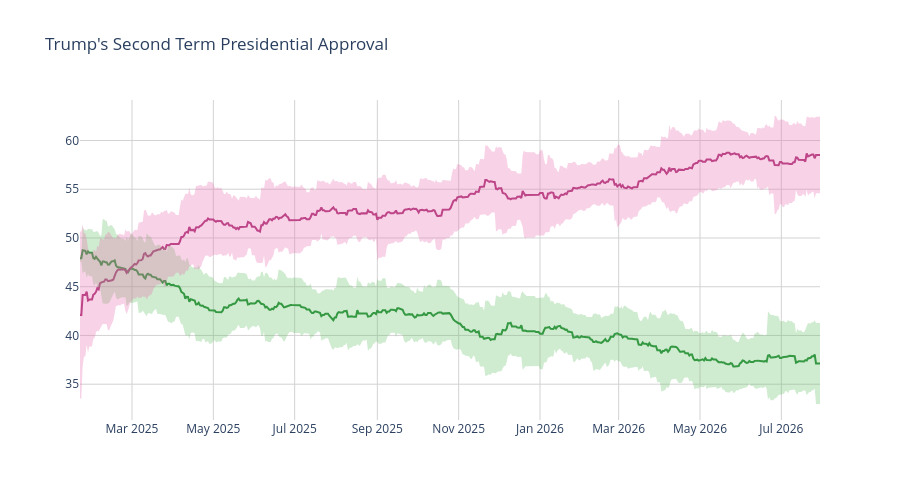

This figure's notebook cell:
### Code cell
disappr_ci_hex = "#e86eaf"
appr_ci_hex = "#60be65"
disappr_ci_rgba = "rgba(232, 110, 175, 0.3)"
appr_ci_rgba = "rgba(96, 190, 101, 0.3)"
grid_col = "#d4d2d2"


# Approve
fig = go.Figure(go.Scatter(
    x=pres['end_date'],
    y=pres['approve'],
    hovertemplate="%{y:.2f}%",
    name="<b>Approve</b>",
    line=dict(color="#228833"),
    showlegend=False
))

# Disapprove
fig.add_trace(go.Scatter(
    x=pres['end_date'],
    y=pres['disapprove'],
    hovertemplate="%{y:.2f}%",
    name="<b>Disapprove</b>",
    line=dict(color="#aa3377"),
    showlegend=False
    )
)

# Approve CI
fig.add_traces([

    # Upper bound
    go.Scatter(
        x=pres['end_date'],
        y=pres['approve_upper_ci'],
        marker=dict(color=appr_ci_hex),
        line=dict(width=0),
        mode='lines',
        showlegend=False,
        hoverinfo="skip"
    ),

    # Lower bound
    go.Scatter(
        x=pres['end_date'],
        y=pres['approve_lower_ci'],
        marker=dict(color=appr_ci_hex),
        line=dict(width=0),
        mode='lines',
        fillcolor=appr_ci_rgba,
        fill="tonexty",
        showlegend=False,
        hoverinfo="skip"
    )
])

# Disapprove CI
fig.add_traces([

    # Upper bound
    go.Scatter(
        x=pres['end_date'],
        y=pres['disapprove_upper_ci'],
        marker=dict(color=disappr_ci_hex),
        line=dict(width=0),
        mode='lines',
        showlegend=False,
        hoverinfo="skip"
    ),

    # Lower bound
    go.Scatter(
        x=pres['end_date'],
        y=pres['disapprove_lower_ci'],
        marker=dict(color=disappr_ci_hex),
        line=dict(width=0),
        mode='lines',
        fillcolor=disappr_ci_rgba,
        fill="tonexty",
        showlegend=False,
        hoverinfo="skip"
    )
])

fig.update_layout(
    title=dict(text="Trump's Second Term Presidential Approval"),
    hovermode="x"
)

fig.update_xaxes(gridcolor=grid_col)
fig.update_yaxes(gridcolor=grid_col)

fig.update_layout(hovermode="x", hoverlabel_align="right", plot_bgcolor="rgba(0, 0, 0, 0)", height=500)
fig.show()

### Figure 1 — Plotly figure (JSON) as saved in the notebook; plotly's stock layout.template omitted (floating-point values rounded to 4 significant figures; data arrays with more than 128 entries replaced by an {"elided": "..."} marker saying what was removed)
{"data": [{"hovertemplate": "%{y:.2f}%", "line": {"color": "#228833"}, "name": "<b>Approve</b>", "showlegend": false, "type": "scatter", "x": {"elided": "556 str values"}, "y": {"elided": "556 float values"}}, {"hovertemplate": "%{y:.2f}%", "line": {"color": "#aa3377"}, "name": "<b>Disapprove</b>", "showlegend": false, "type": "scatter", "x": {"elided": "556 str values"}, "y": {"elided": "556 float values"}}, {"hoverinfo": "skip", "line": {"width": 0}, "marker": {"color": "#60be65"}, "mode": "lines", "showlegend": false, "type": "scatter", "x": {"elided": "556 str values"}, "y": {"elided": "556 float values"}}, {"fill": "tonexty", "fillcolor": "rgba(96, 190, 101, 0.3)", "hoverinfo": "skip", "line": {"width": 0}, "marker": {"color": "#60be65"}, "mode": "lines", "showlegend": false, "type": "scatter", "x": {"elided": "556 str values"}, "y": {"elided": "556 float values"}}, {"hoverinfo": "skip", "line": {"width": 0}, "marker": {"color": "#e86eaf"}, "mode": "lines", "showlegend": false, "type": "scatter", "x": {"elided": "556 str values"}, "y": {"elided": "556 float values"}}, {"fill": "tonexty", "fillcolor": "rgba(232, 110, 175, 0.3)", "hoverinfo": "skip", "line": {"width": 0}, "marker": {"color": "#e86eaf"}, "mode": "lines", "showlegend": false, "type": "scatter", "x": {"elided": "556 str values"}, "y": {"elided": "556 float values"}}], "layout": {"height": 500, "hoverlabel": {"align": "right"}, "hovermode": "x", "plot_bgcolor": "rgba(0, 0, 0, 0)", "title": {"text": "Trump's Second Term Presidential Approval"}, "xaxis": {"gridcolor": "#d4d2d2"}, "yaxis": {"gridcolor": "#d4d2d2"}}}
